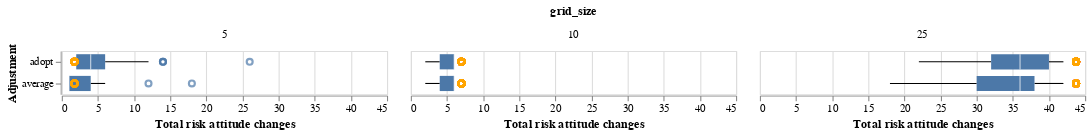

This figure's notebook cell:
### Code cell
converg_threshold = alt.Chart(converged).mark_point(color="orange").encode(
    x="seven_pct_pop",
    y=alt.Y('risk_adjustment', title='Adjustment')
)
(converg_pop_boxplot + converg_threshold).facet('grid_size')

### Figure 1 — Vega-Lite specification as saved in the notebook (floating-point values rounded to 4 significant figures; data arrays with more than 128 entries replaced by an {"elided": "..."} marker saying what was removed)
{"config": {"view": {"continuousWidth": 300, "continuousHeight": 300}}, "data": {"name": "data-ded2b89d82071a76b42b214a389b0c31"}, "facet": {"field": "grid_size", "type": "quantitative"}, "spec": {"layer": [{"mark": {"type": "boxplot"}, "encoding": {"x": {"field": "sum_risk_level_changes", "title": "Total risk attitude changes", "type": "quantitative"}, "y": {"field": "risk_adjustment", "title": "Adjustment", "type": "nominal"}}}, {"mark": {"type": "point", "color": "orange"}, "encoding": {"x": {"field": "seven_pct_pop", "type": "quantitative"}, "y": {"field": "risk_adjustment", "title": "Adjustment", "type": "nominal"}}}]}, "$schema": "https://vega.github.io/schema/vega-lite/v5.20.1.json", "datasets": {"data-ded2b89d82071a76b42b214a389b0c31": {"elided": "481 records"}}}
